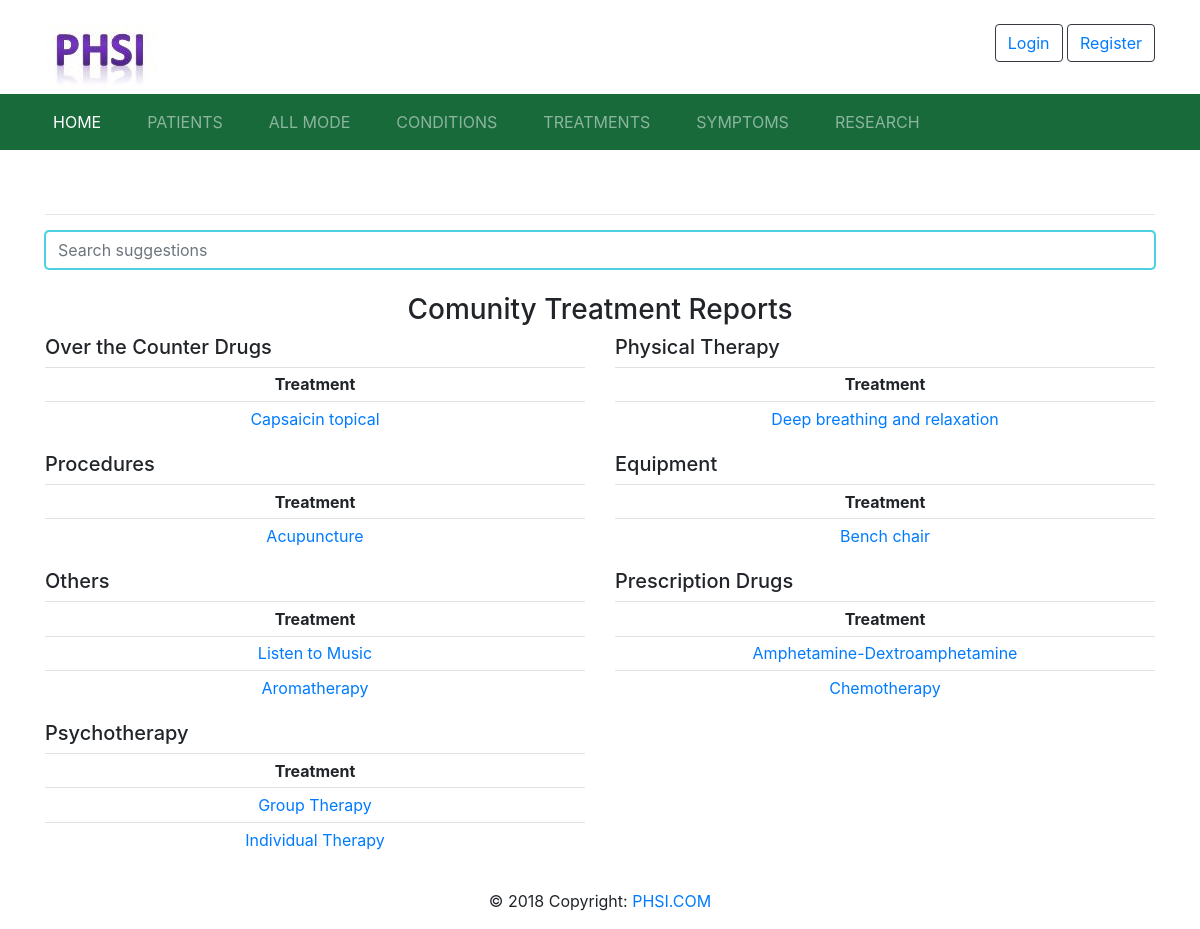
/medicine/medicine-category/, run on the app's committed database.
### medicine/models.py (models this page shows, shortened)
class MedicineCategory(models.Model):
	name 			= models.CharField(max_length=100)

class MedicineSubCategory(models.Model):
	name 			= models.CharField(max_length=100)
	details			= models.TextField()
	category 		= models.ForeignKey(MedicineCategory, on_delete=models.CASCADE, related_name='medicinecategory')

### medicine/views.py (the view)
# urls.py: path('medicine-category/', medicine_category, name = 'medicine-category'),
def medicine_category(request):
	category = MedicineCategory.objects.all()
	context = {'category': category}
	template = 'medicine/category.html'
	return render(request, template, context)

### templates/medicine/category.html (shortened to what this page needs)
{% load static %}
<!DOCTYPE html>
<html>
<head>
	<link rel="stylesheet" href="https://maxcdn.bootstrapcdn.com/bootstrap/4.0.0/css/bootstrap.min.css">
	<link rel="stylesheet" type="text/css" href="{% static 'layout/style.css' %}">
    <link rel="stylesheet" href="https://cdnjs.cloudflare.com/ajax/libs/font-awesome/4.7.0/css/font-awesome.min.css">
</head>
<body>
	<div class="top-nav">
				<div class="container">
						<div class="row">
							<div class="col-sm-4">
									<div class="top-header-left">
											<img src="{% static 'images/logo.jpg' %}">
										</div>
							</div>
							<div class="col-sm-8">
									<div class="top-header-right">
										<ul>
											{% if request.user.is_authenticated %}
												<li class="btn btn-outline-dark"><a href="{% url 'logout' %}">Logout</a></li>
												<li class="btn btn-outline-dark"><a href="{% url 'profile' %}">Profile</a></li>
											{% else %}
												<li class="btn btn-outline-dark"><a href="{% url 'login' %}">Login</a></li>
												<li class="btn btn-outline-dark"><a href="{% url 'signup' %}">Register</a></li>
											{% endif %}
										</ul>
										</div>
							</div>
						</div>
				</div>
	</div>
	<nav class="navbar navbar-expand-sm navbar-dark justify-content-center">
		<div class="container">
			<div class="collapse navbar-collapse" id="collapsibleNavbar">
				<ul class="navbar-nav">
					<li class="nav-item active"><a class="nav-link" href="{% url 'home' %}">HOME</a></li>
					<li class="nav-item"><a class="nav-link" href="{% url 'patients' %}">PATIENTS</a></li>
					<li class="nav-item"><a class="nav-link" href="{% url 'present-mode' %}">ALL MODE</a></li>
					<li class="nav-item"><a class="nav-link" href="{% url 'disease-category' %}">CONDITIONS</a></li>
					<li class="nav-item"><a class="nav-link" href="{% url 'medicine-category' %}">TREATMENTS</a></li>
					<li class="nav-item"><a class="nav-link" href="{% url 'symptoms' %}">SYMPTOMS</a></li>
					<li class="nav-item"><a class="nav-link" href="{% url 'research' %}">RESEARCH</a></li>
				</ul>
			</div>
		</div>
    </nav>
    <br><br>
    <div class="container">
             <hr>
            <div class="active-cyan-3 active-cyan-4 mb-4">
            <input class="form-control" type="text" placeholder="Search suggestions" aria-label="Search">
        </div>
            <h3 style="text-align: center">Comunity Treatment Reports</h3>
						<div class="row">
						{% for category in category %}
							<div class="col-sm-6">
								<h5 style="text-align: left;"> {{category.name}}</h5>
									<table class="table table-borderedless table-sm">
											<tr>
													<th style="text-align: center">Treatment</th>
												</tr>
											{% for sub in category.medicinecategory.all %}
												<tr>
												   <td style="text-align: center"><a href="{% url 'subwise-medicine' sub.id %}">{{sub.name}}</a></td>
												</tr>
											{% endfor %}
									</table>
							</div>
						{% endfor %}
    </div>
</body>
<footer class="page-footer font-small blue">
  <div class="footer-copyright text-center py-3">© 2018 Copyright:
    <a href="index.html"> PHSI.COM</a>
  </div>
</footer>
</html>

### static/layout/style.css (style rules this page uses)
* { box-sizing: border-box; }
body { margin: 0; padding: 0; background-color:white; }
.top-nav { padding-top: 2%; background-color: white }
.top-header-left { float: left }
.top-header-right { float: right }
.nav-item { padding-right: 30px }
.navbar { background-color: #186A3B }

### templates/medicine/category.html (style rules this page uses)
.active-cyan-3 input[type=text] { border: 1px solid #4dd0e1; box-shadow: 0 0 0 1px #4dd0e1; }

### data on the page
MedicineCategory: name "Over the Counter Drugs"
MedicineSubCategory: name "Capsaicin topical"
MedicineCategory: name "Physical Therapy"
MedicineSubCategory: name "Deep breathing and relaxation"
MedicineCategory: name "Procedures"
MedicineSubCategory: name "Acupuncture"
MedicineCategory: name "Equipment"
MedicineSubCategory: name "Bench chair"
MedicineCategory: name "Others"
MedicineSubCategory: name "Listen to Music"
MedicineSubCategory: name "Aromatherapy"
MedicineCategory: name "Prescription Drugs"
MedicineSubCategory: name "Amphetamine-Dextroamphetamine"
MedicineSubCategory: name "Chemotherapy"
MedicineCategory: name "Psychotherapy"
MedicineSubCategory: name "Group Therapy"
MedicineSubCategory: name "Individual Therapy"
